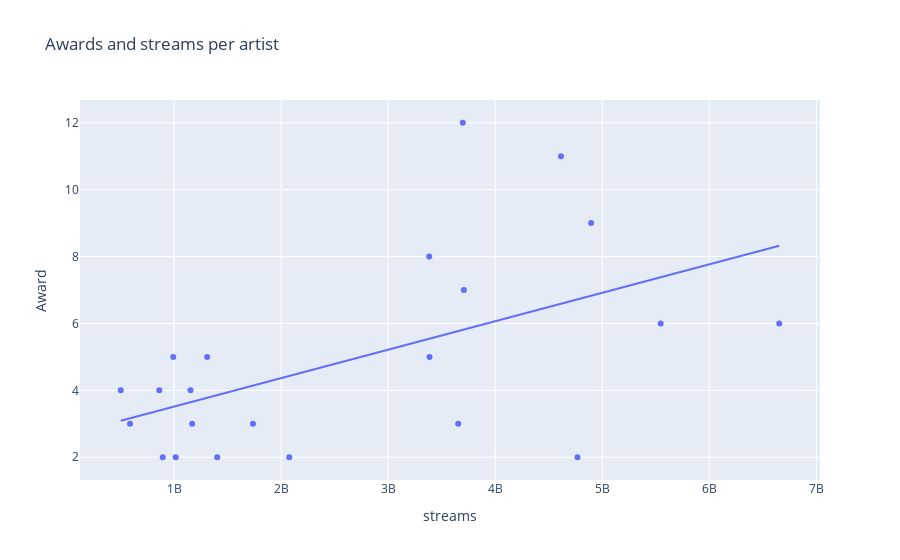

The notebook cell this image was saved under:
### Markdown cell above
It is interesting to note that once we remove the outliers, the artist with rewards and more than 10 billion streams. We start to see a trend forming. Here we get a Pearson's R greater than 0.5 which means there is a strong linear relationship.

### Code cell
df = df.loc[df['streams'] < 10000000000]
df4 = pd.merge(df,df2, on='Artist')

px.scatter(df4, x='streams', y='Award', hover_data='Artist', trendline='ols', title='Awards and streams per artist').show()
df4.head
print(df4['streams'].corr(df4['Award']))

### Figure 1 — Plotly figure (JSON) as saved in the notebook; plotly's stock layout.template omitted (floating-point values rounded to 4 significant figures)
{"data": [{"customdata": [["Justin Timberlake"], ["Skrillex"], ["Childish Gambino"], ["Pharrell Williams"], ["John Legend"], ["Beyoncé"], ["Michael Bublé"], ["Mariah Carey"], ["Daft Punk"], ["Rihanna"], ["Shakira"], ["Lil Wayne"], ["Kanye West"], ["Lady Gaga"], ["Sam Smith"], ["Adele"], ["Coldplay"], ["Eminem"], ["Maroon 5"], ["Bruno Mars"], ["Kendrick Lamar"], ["Taylor Swift"]], "hovertemplate": "streams=%{x}<br>Award=%{y}<br>Artist=%{customdata[0]}<extra></extra>", "legendgroup": "", "marker": {"color": "#636efa", "symbol": "circle"}, "mode": "markers", "name": "", "orientation": "v", "showlegend": false, "type": "scatter", "x": [501264035, 587862578, 861312843, 893730754, 991454646, 1015225908, 1152844283, 1168360042, 1308334404, 1402360929, 1736529304, 2075799682, 3383384191, 3386149367, 3654249741, 3697087280, 3707257175, 4614260765, 4768165548, 4896033841, 5545941750, 6653550141], "xaxis": "x", "y": [4, 3, 4, 2, 5, 2, 4, 3, 5, 2, 3, 2, 8, 5, 3, 12, 7, 11, 2, 9, 6, 6], "yaxis": "y"}, {"hovertemplate": "<b>OLS trendline</b><br>Award = 8.50272e-10 * streams + 2.66742<br>R<sup>2</sup>=0.288019<br><br>streams=%{x}<br>Award=%{y} <b>(trend)</b><extra></extra>", "legendgroup": "", "marker": {"color": "#636efa", "symbol": "circle"}, "mode": "lines", "name": "", "showlegend": false, "type": "scatter", "x": [501264035, 587862578, 861312843, 893730754, 991454646, 1015225908, 1152844283, 1168360042, 1308334404, 1402360929, 1736529304, 2075799682, 3383384191, 3386149367, 3654249741, 3697087280, 3707257175, 4614260765, 4768165548, 4896033841, 5545941750, 6653550141], "xaxis": "x", "y": [3.094, 3.167, 3.4, 3.427, 3.51, 3.531, 3.648, 3.661, 3.78, 3.86, 4.144, 4.432, 5.544, 5.547, 5.775, 5.811, 5.82, 6.591, 6.722, 6.83, 7.383, 8.325], "yaxis": "y"}], "layout": {"legend": {"tracegroupgap": 0}, "title": {"text": "Awards and streams per artist"}, "xaxis": {"anchor": "y", "domain": [0, 1], "title": {"text": "streams"}}, "yaxis": {"anchor": "x", "domain": [0, 1], "title": {"text": "Award"}}}}
